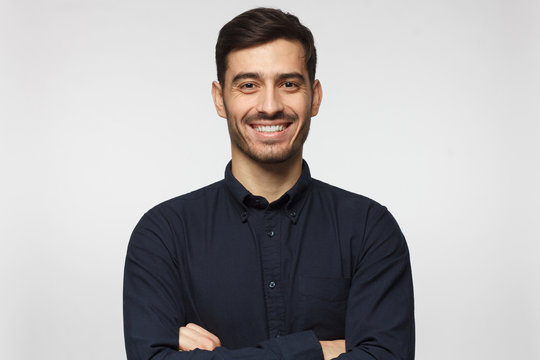
#> input picture IVP/lab work/exercises/ex1/np_test.jpg, 540 x 360 px, found by its file name
$ python ex_1.py
#> lines starting #> are read from the running program, lines starting #| are printed output that depends on the picture; after the words box and inside, x2 and y2 are one past the last pixel; in counts of white or black regions, pixels touching at a corner belong together
import cv2

cascade = cv2.CascadeClassifier("IVP/lab work/haarcascade/haarcascade_frontalface_default.xml")
eye_cascade = cv2.CascadeClassifier("IVP/lab work/haarcascade/haarcascade_eye.xml")

img = cv2.imread("IVP/lab work/exercises/ex1/np_test.jpg")
#> img is the input picture: shape (360, 540, 3); mean B, G, R 173.6, 172.8, 175.2
gray = cv2.cvtColor(img, cv2.COLOR_BGR2GRAY)
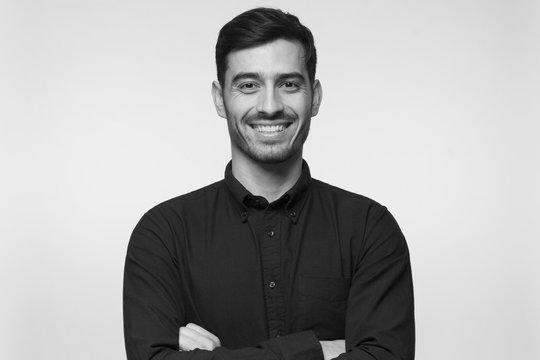
#> gray: shape (360, 540); min 0, max 255, mean 173.6

faces = cascade.detectMultiScale(gray, 1.3, 5)
#> faces = [[214, 43, 108, 108]]

for x, y, w, h in faces:
    c_x, c_y = x + w // 2, y + h // 2
    radius = max(w, h) // 2

    cv2.circle(img, (c_x, c_y), radius, (255, 0, 0), 2)
    roi_gray = gray[y: y + h, x: x + w]
    roi_color = img[y: y + h, x: x + w]
    eyes = eye_cascade.detectMultiScale(roi_gray)
#> this loop made 1 pass
#> (x, y, w, h, c_x, c_y, radius, eyes) on pass 1: (214, 43, 108, 108, 268, 97, 54, [[61, 28, 28, 28], [15, 20, 41, 41]])
#> pass 1, `roi_gray = gray[y: y + h, x: x + w]`:
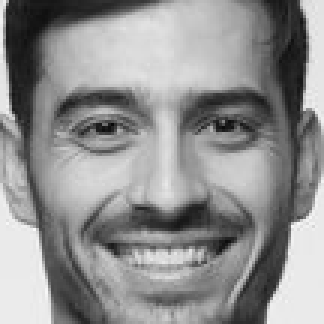
#> roi_gray: shape (108, 108) (shown 3 times larger); min 7, max 250, mean 143.7
#> pass 1, `roi_color = img[y: y + h, x: x + w]`:
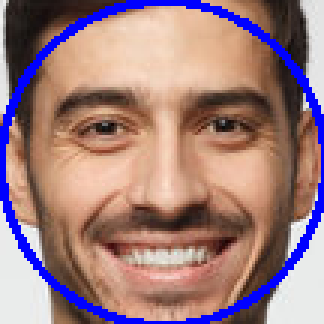
#> roi_color: shape (108, 108, 3) (shown 3 times larger); mean B, G, R 126.6, 124.9, 157.7
#> after the loop:
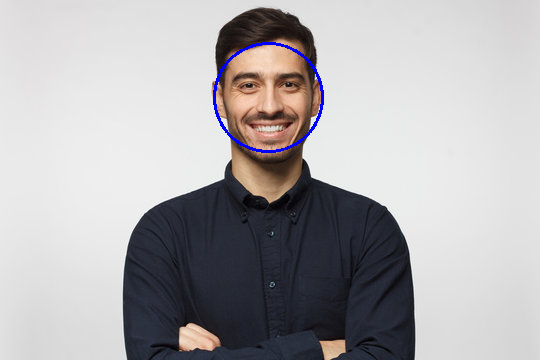
#> img: shape (360, 540, 3); 0.53% of pixels changed, all inside (x1, y1, x2, y2) = (213, 42, 324, 153)

for x, y, w, h in eyes:
    eye_c_x, eye_c_y = x + w // 2, y + h // 2
    eye_radius = max(w, h) // 2
    cv2.circle(roi_color, (eye_c_x, eye_c_y), eye_radius, (0, 255, 0), 2)
#> this loop made 2 passes
#> (x, y, w, h, eye_c_x, eye_c_y, eye_radius) on passes 1 to 2: (61, 28, 28, 28, 75, 42, 14), (15, 20, 41, 41, 35, 40, 20)
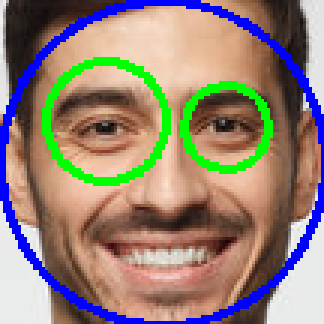
#> roi_color: shape (108, 108, 3) (shown 3 times larger); 5.5% of pixels changed, all inside (x1, y1, x2, y2) = (14, 19, 91, 62)
cv2.imshow('Image', img)
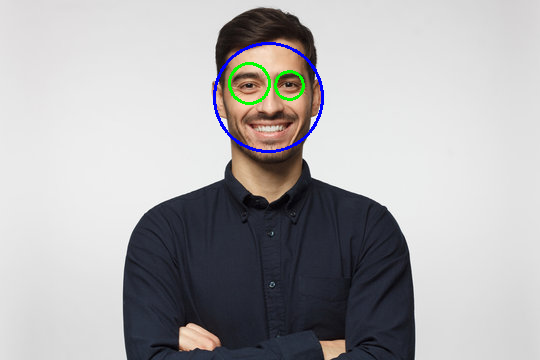
#> window 'Image': shape (360, 540, 3); mean B, G, R 173.8, 172.4, 173.6

cv2.waitKey(0)
cv2.destroyAllWindows()
